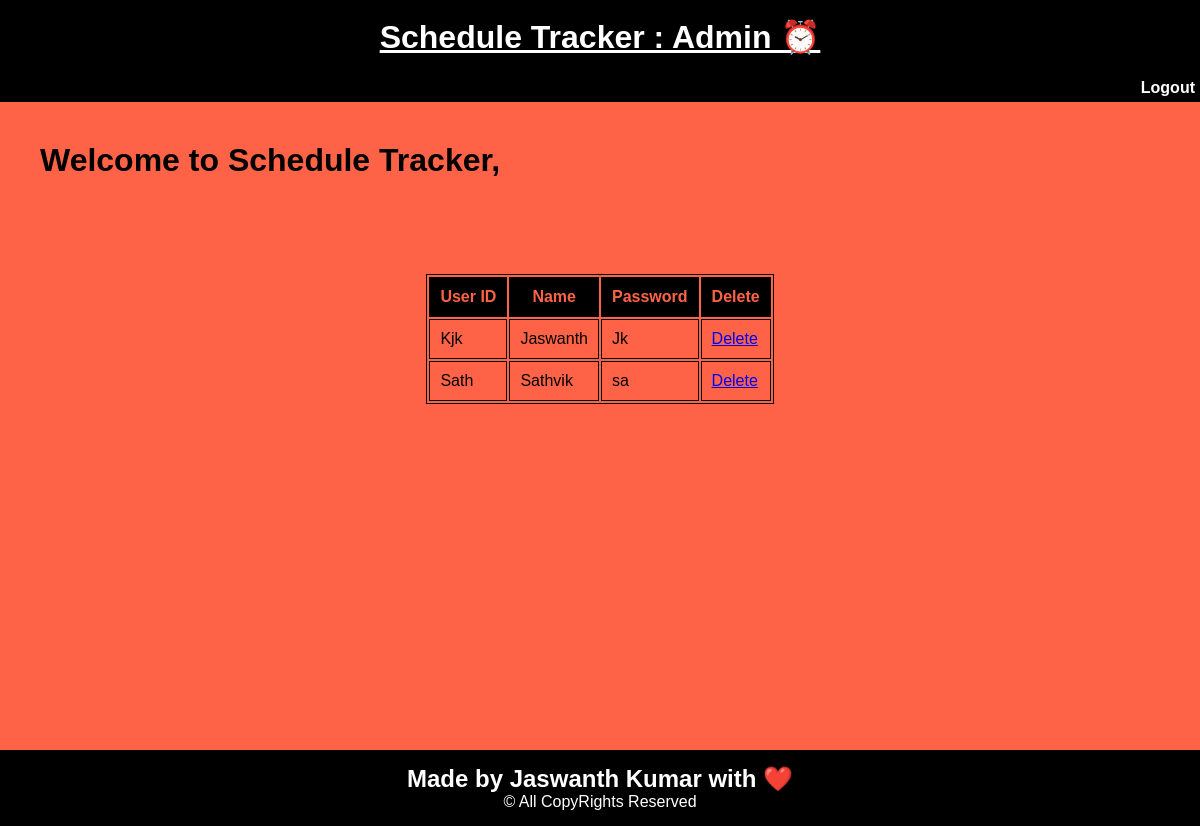
/admin, run on an earlier commit of the app's database.
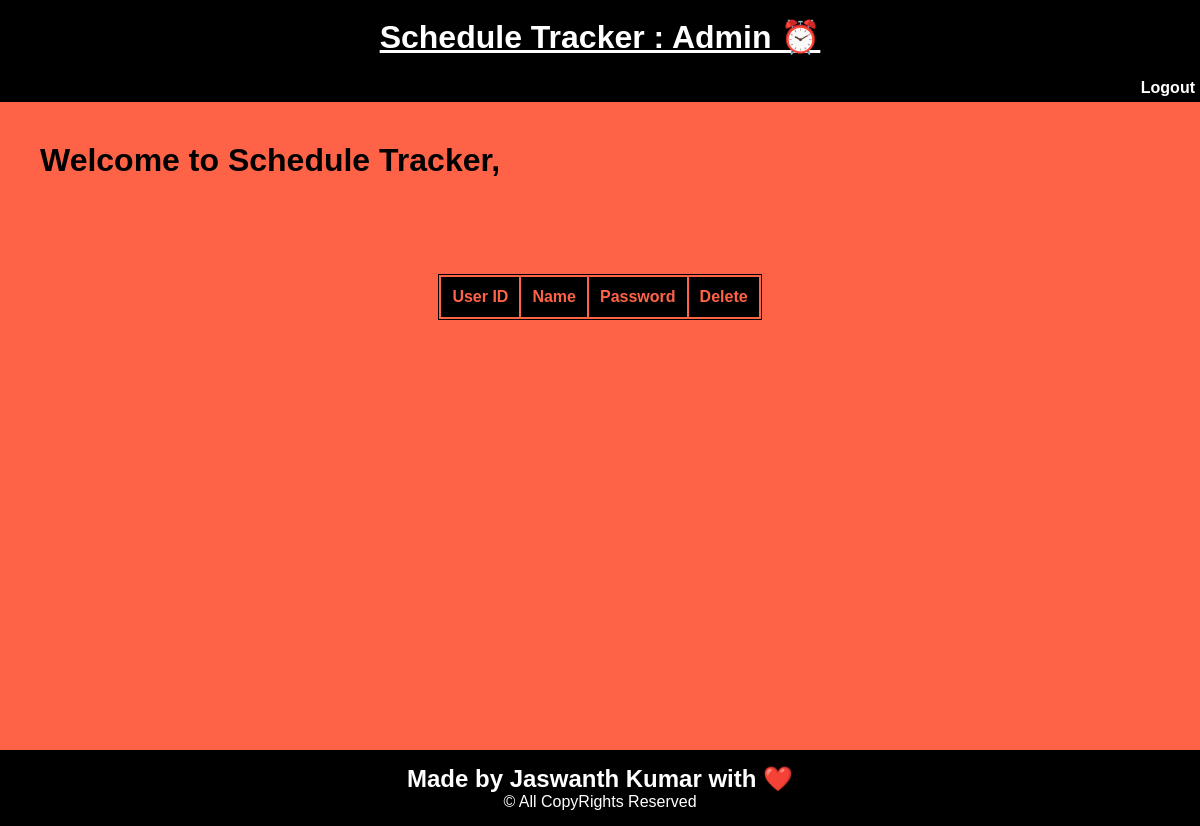
And on a later commit of the database.
### app.py (models this page shows, shortened)
class User(db.Model):
    id = db.Column(db.Integer,primary_key=True)
    name = db.Column(db.String(100),nullable=False)
    userid = db.Column(db.String(100),unique=True)
    password = db.Column(db.String(100))

### app.py (the view)
@app.route('/admin')
def admin():
    users = User.query
    return render_template('admin.html',users=users)

### templates/admin.html (shortened to what this page needs)
<!DOCTYPE html>
<html>
<head>
</head>
<body>
    <header>
        <h1>Schedule Tracker : Admin ⏰</h1>
    </header>
    <div id="nav">
        <nav>
            <a href="{{ url_for('logout') }}">Logout</a>
        </nav>
    </div>
    <div id="main-text">
        <h1>Welcome to Schedule Tracker,</h1>
    </div>
        <div class="container">
            <div class="tasktable">
                <table>
                    <tr>
                        <th>User ID</th>
                        <th>Name</th>
                        <th>Password</th>
                        <th>Delete</th>
                    </tr>
                    {% for user in users %}
                    <tr>
                        <td>{{user.userid}}</td>
                        <td>{{user.name}}</td>
                        <td>{{user.password}}</td>
                        <td><a href="de/{{user.id}}">Delete</a></td>
                    </tr>
                    {% endfor %}
                </table>
            </div>
        </div>
    <footer>
        <h2>Made by Jaswanth Kumar with ❤️</h2>
        <p>&copy; All CopyRights Reserved</p>
    </footer>
</body>
</html>

### templates/admin.html (style rules this page uses)
* { margin: 0; padding: 0; font-family: Arial, Helvetica, sans-serif; box-sizing: border-box; }
body { background-color: #FF6347; height: 100vh; }
header { background-color: black; color: white; text-align: center; padding: 18px 10px; }
header h1 { text-decoration: underline; }
nav { background-color: black; text-align: right; padding: 5px; }
nav a { color: white; text-decoration: none; margin-left: 20px; font-weight: bold; }
#main-text { margin-left: 40px ; margin-top: 40px; }
#main-text h1 { margin-bottom: 15px; }
.container { display:flex; flex-direction: column; align-items: center; min-height: max-content; grid-template-columns: 2fr 1fr; color: white; padding: 40px 0; }
.container { display:flex; align-items: center; justify-content: center; }
.tasktable { margin-top: 40px; justify-content: center; align-items: center; height:64vh; }
table,tr { border: 1px solid black; margin:0%; }
table th { background-color: black; color:#FF6347 }
th,td { padding:10px; border: 1px solid black; color:black; }
footer { background-color: black; color: white; text-align: center; padding: 15px 10px; bottom:0; width:100%; margin-top: auto; margin: auto; position:fixed; }

What changed in the data, as far as the page shows it:
removed User: userid "Kjk", name "Jaswanth", password "Jk"
removed User: userid "Sath", name "Sathvik", password "sa"
